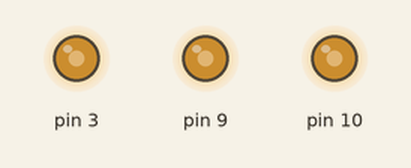
Simulated run of this sketch. Board: Arduino Uno, built with avr-gcc and run on an emulated ATmega328P. On the bench: output pins drawn as LEDs (lit = HIGH).

Above: at 0.1 s.
Timing chart, 0 to 1.6 s (numbered marks = the images above):
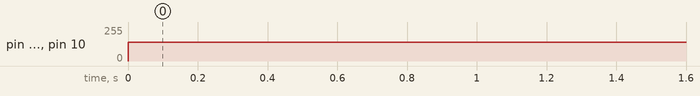

The sketch:

Frequency_Modulation.ino
```cpp
int val = 140;
void setup() {
  // put your setup code here, to run once:
  //TCCR2B = TCCR2B & 0b11111000 | 0x02;
  //TCCR1B = TCCR1B & 0b11111000 | 0x02;
  //TCCR2B = TCCR2B & 0b11111000 | 0x06;
  //TCCR1B = TCCR1B & 0b11111000 | 0x04;

  pinMode(3, OUTPUT);
  pinMode(9, OUTPUT);
  pinMode(10,OUTPUT);

}

void loop() {
  // put your main code here, to run repeatedly:
  analogWrite(3, val);
  analogWrite(9, val);
  analogWrite(10,val);

}
```

Measured:
- by itself, pin 3, pin 9, pin 10: 0/255 → 140/255 at 0.00 s
